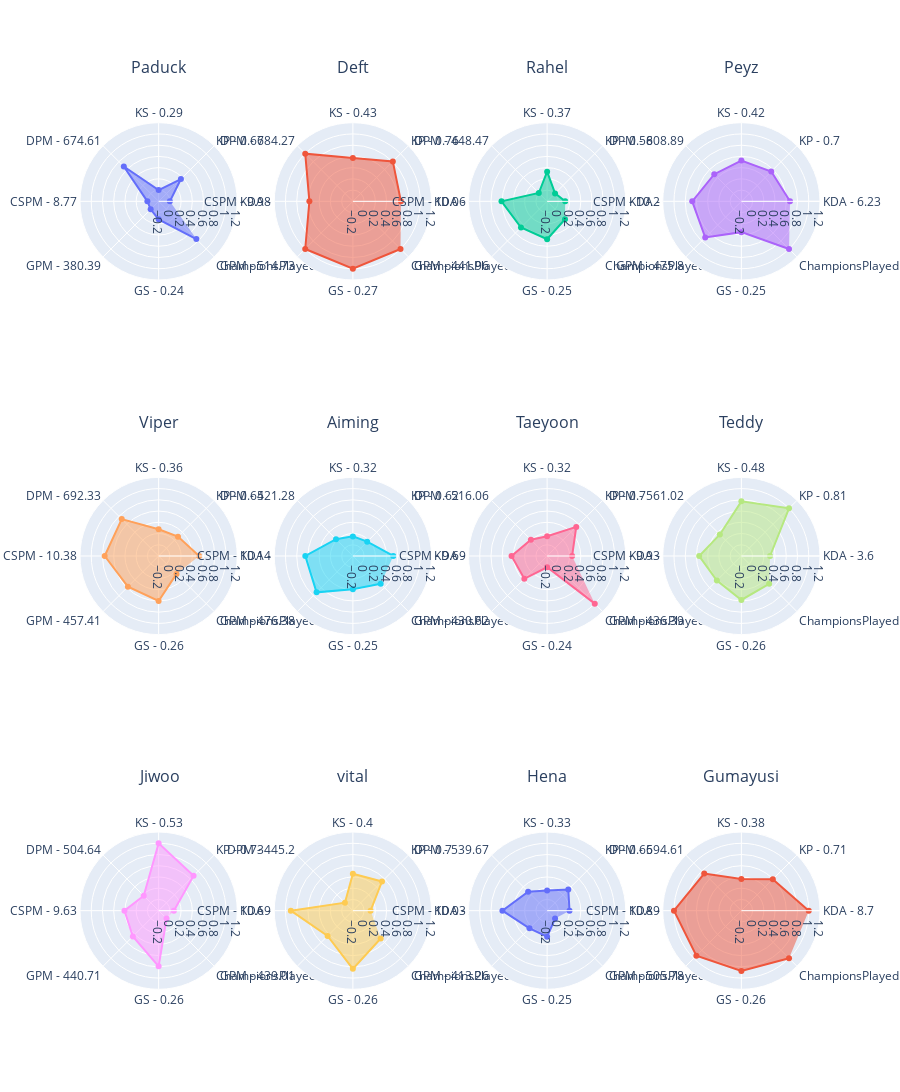

Notebook source saved alongside this figure:
### Code cell
df = players_stats.loc[players_stats["Position"] == positions[3]]
min_value, max_value = get_min_max_value(df, columns)

ROWS, COLUMNS = get_rows_columns(df, 4)

fig = get_fig_subplots(df, ROWS, COLUMNS)
for i, player_name in enumerate(df.index):
    _df = df.loc[player_name, columns]
    theta_list = get_theta_list(df, player_name, origin_columns, columns)

    r, c = get_rc(i, COLUMNS)
    fig.add_trace(
        go.Scatterpolar(r=_df, theta=theta_list, fill="toself", name=player_name),
        row=r,
        col=c,
    )

fig.update_layout(
    height=400 * ROWS,
    showlegend=False,
    polar=dict(
        radialaxis=dict(visible=True),
    ),
    title=dict(y=1),
)
fig.update_annotations(yshift=20)
fig.update_polars(radialaxis=dict(range=[min_value - 0.2, max_value + 0.2]))
fig.show()

### Figure 1 — Plotly figure (JSON) as saved in the notebook; plotly's stock layout.template omitted (floating-point values rounded to 4 significant figures)
{"data": [{"fill": "toself", "name": "Paduck", "r": [0, 0.3615, 0, 0.6766, 0, 0, 0.1207, 0.75], "subplot": "polar", "theta": ["KDA - 1.3", "KP - 0.66", "KS - 0.29", "DPM - 674.61", "CSPM - 8.77", "GPM - 380.39", "GS - 0.24", "ChampionsPlayed - 5"], "type": "scatterpolar"}, {"fill": "toself", "name": "Deft", "r": [0.6559, 0.8059, 0.5727, 1.0, 0.5744, 1.0, 1, 1], "subplot": "polar2", "theta": ["KDA - 6.15", "KP - 0.76", "KS - 0.43", "DPM - 784.27", "CSPM - 9.98", "GPM - 514.73", "GS - 0.27", "ChampionsPlayed - 6"], "type": "scatterpolar"}, {"fill": "toself", "name": "Rahel", "r": [0.1216, 0, 0.3274, 0.009621, 0.6123, 0.4583, 0.4736, 0.25], "subplot": "polar3", "theta": ["KDA - 2.2", "KP - 0.58", "KS - 0.37", "DPM - 448.47", "CSPM - 10.06", "GPM - 441.96", "GS - 0.25", "ChampionsPlayed - 3"], "type": "scatterpolar"}, {"fill": "toself", "name": "Peyz", "r": [0.6663, 0.5524, 0.5271, 0.4827, 0.6752, 0.7102, 0.3485, 1], "subplot": "polar4", "theta": ["KDA - 6.23", "KP - 0.7", "KS - 0.42", "DPM - 608.89", "CSPM - 10.2", "GPM - 475.8", "GS - 0.25", "ChampionsPlayed - 6"], "type": "scatterpolar"}, {"fill": "toself", "name": "Viper", "r": [0.5208, 0.2876, 0.2758, 0.7288, 0.7605, 0.5734, 0.6017, 0.25], "subplot": "polar5", "theta": ["KDA - 5.15", "KP - 0.64", "KS - 0.36", "DPM - 692.33", "CSPM - 10.38", "GPM - 457.41", "GS - 0.26", "ChampionsPlayed - 3"], "type": "scatterpolar"}, {"fill": "toself", "name": "Aiming", "r": [0.5193, 0.1605, 0.1495, 0.2244, 0.6467, 0.7145, 0.3904, 0.5], "subplot": "polar6", "theta": ["KDA - 5.14", "KP - 0.62", "KS - 0.32", "DPM - 521.28", "CSPM - 10.14", "GPM - 476.38", "GS - 0.25", "ChampionsPlayed - 4"], "type": "scatterpolar"}, {"fill": "toself", "name": "Taeyoon", "r": [0.2447, 0.5332, 0.1503, 0.209, 0.4336, 0.3739, 0, 1], "subplot": "polar7", "theta": ["KDA - 3.11", "KP - 0.7", "KS - 0.32", "DPM - 516.06", "CSPM - 9.69", "GPM - 430.62", "GS - 0.24", "ChampionsPlayed - 6"], "type": "scatterpolar"}, {"fill": "toself", "name": "Teddy", "r": [0.3108, 1, 0.7727, 0.3416, 0.5511, 0.4168, 0.5821, 0.5], "subplot": "polar8", "theta": ["KDA - 3.6", "KP - 0.81", "KS - 0.48", "DPM - 561.02", "CSPM - 9.93", "GPM - 436.39", "GS - 0.26", "ChampionsPlayed - 4"], "type": "scatterpolar"}, {"fill": "toself", "name": "Jiwoo", "r": [0.07207, 0.68, 1.0, 0.1753, 0.4085, 0.449, 0.7907, 0], "subplot": "polar9", "theta": ["KDA - 1.83", "KP - 0.73", "KS - 0.53", "DPM - 504.64", "CSPM - 9.63", "GPM - 440.71", "GS - 0.26", "ChampionsPlayed - 2"], "type": "scatterpolar"}, {"fill": "toself", "name": "vital", "r": [0.1154, 0.5332, 0.4562, 0, 0.9055, 0.4364, 0.8356, 0.5], "subplot": "polar10", "theta": ["KDA - 2.15", "KP - 0.7", "KS - 0.4", "DPM - 445.2", "CSPM - 10.69", "GPM - 439.01", "GS - 0.26", "ChampionsPlayed - 4"], "type": "scatterpolar"}, {"fill": "toself", "name": "Hena", "r": [0.1985, 0.333, 0.1596, 0.2786, 0.5959, 0.2447, 0.2638, 0], "subplot": "polar11", "theta": ["KDA - 2.77", "KP - 0.65", "KS - 0.33", "DPM - 539.67", "CSPM - 10.03", "GPM - 413.26", "GS - 0.25", "ChampionsPlayed - 2"], "type": "scatterpolar"}, {"fill": "toself", "name": "Gumayusi", "r": [1, 0.591, 0.3626, 0.7356, 1.0, 0.9334, 0.873, 1], "subplot": "polar12", "theta": ["KDA - 8.7", "KP - 0.71", "KS - 0.38", "DPM - 694.61", "CSPM - 10.89", "GPM - 505.78", "GS - 0.26", "ChampionsPlayed - 6"], "type": "scatterpolar"}], "layout": {"annotations": [{"font": {"size": 16}, "showarrow": false, "text": "Paduck", "x": 0.1062, "xanchor": "center", "xref": "paper", "y": 1, "yanchor": "bottom", "yref": "paper", "yshift": 20}, {"font": {"size": 16}, "showarrow": false, "text": "Deft", "x": 0.3688, "xanchor": "center", "xref": "paper", "y": 1, "yanchor": "bottom", "yref": "paper", "yshift": 20}, {"font": {"size": 16}, "showarrow": false, "text": "Rahel", "x": 0.6313, "xanchor": "center", "xref": "paper", "y": 1, "yanchor": "bottom", "yref": "paper", "yshift": 20}, {"font": {"size": 16}, "showarrow": false, "text": "Peyz", "x": 0.8938, "xanchor": "center", "xref": "paper", "y": 1, "yanchor": "bottom", "yref": "paper", "yshift": 20}, {"font": {"size": 16}, "showarrow": false, "text": "Viper", "x": 0.1062, "xanchor": "center", "xref": "paper", "y": 0.6111, "yanchor": "bottom", "yref": "paper", "yshift": 20}, {"font": {"size": 16}, "showarrow": false, "text": "Aiming", "x": 0.3688, "xanchor": "center", "xref": "paper", "y": 0.6111, "yanchor": "bottom", "yref": "paper", "yshift": 20}, {"font": {"size": 16}, "showarrow": false, "text": "Taeyoon", "x": 0.6313, "xanchor": "center", "xref": "paper", "y": 0.6111, "yanchor": "bottom", "yref": "paper", "yshift": 20}, {"font": {"size": 16}, "showarrow": false, "text": "Teddy", "x": 0.8938, "xanchor": "center", "xref": "paper", "y": 0.6111, "yanchor": "bottom", "yref": "paper", "yshift": 20}, {"font": {"size": 16}, "showarrow": false, "text": "Jiwoo", "x": 0.1062, "xanchor": "center", "xref": "paper", "y": 0.2222, "yanchor": "bottom", "yref": "paper", "yshift": 20}, {"font": {"size": 16}, "showarrow": false, "text": "vital", "x": 0.3688, "xanchor": "center", "xref": "paper", "y": 0.2222, "yanchor": "bottom", "yref": "paper", "yshift": 20}, {"font": {"size": 16}, "showarrow": false, "text": "Hena", "x": 0.6313, "xanchor": "center", "xref": "paper", "y": 0.2222, "yanchor": "bottom", "yref": "paper", "yshift": 20}, {"font": {"size": 16}, "showarrow": false, "text": "Gumayusi", "x": 0.8938, "xanchor": "center", "xref": "paper", "y": 0.2222, "yanchor": "bottom", "yref": "paper", "yshift": 20}], "height": 1200, "polar": {"domain": {"x": [0, 0.2125], "y": [0.7778, 1]}, "radialaxis": {"range": [-0.2, 1.2], "visible": true}}, "polar10": {"domain": {"x": [0.2625, 0.475], "y": [0, 0.2222]}, "radialaxis": {"range": [-0.2, 1.2]}}, "polar11": {"domain": {"x": [0.525, 0.7375], "y": [0, 0.2222]}, "radialaxis": {"range": [-0.2, 1.2]}}, "polar12": {"domain": {"x": [0.7875, 1], "y": [0, 0.2222]}, "radialaxis": {"range": [-0.2, 1.2]}}, "polar2": {"domain": {"x": [0.2625, 0.475], "y": [0.7778, 1]}, "radialaxis": {"range": [-0.2, 1.2]}}, "polar3": {"domain": {"x": [0.525, 0.7375], "y": [0.7778, 1]}, "radialaxis": {"range": [-0.2, 1.2]}}, "polar4": {"domain": {"x": [0.7875, 1], "y": [0.7778, 1]}, "radialaxis": {"range": [-0.2, 1.2]}}, "polar5": {"domain": {"x": [0, 0.2125], "y": [0.3889, 0.6111]}, "radialaxis": {"range": [-0.2, 1.2]}}, "polar6": {"domain": {"x": [0.2625, 0.475], "y": [0.3889, 0.6111]}, "radialaxis": {"range": [-0.2, 1.2]}}, "polar7": {"domain": {"x": [0.525, 0.7375], "y": [0.3889, 0.6111]}, "radialaxis": {"range": [-0.2, 1.2]}}, "polar8": {"domain": {"x": [0.7875, 1], "y": [0.3889, 0.6111]}, "radialaxis": {"range": [-0.2, 1.2]}}, "polar9": {"domain": {"x": [0, 0.2125], "y": [0, 0.2222]}, "radialaxis": {"range": [-0.2, 1.2]}}, "showlegend": false, "title": {"y": 1}}}
